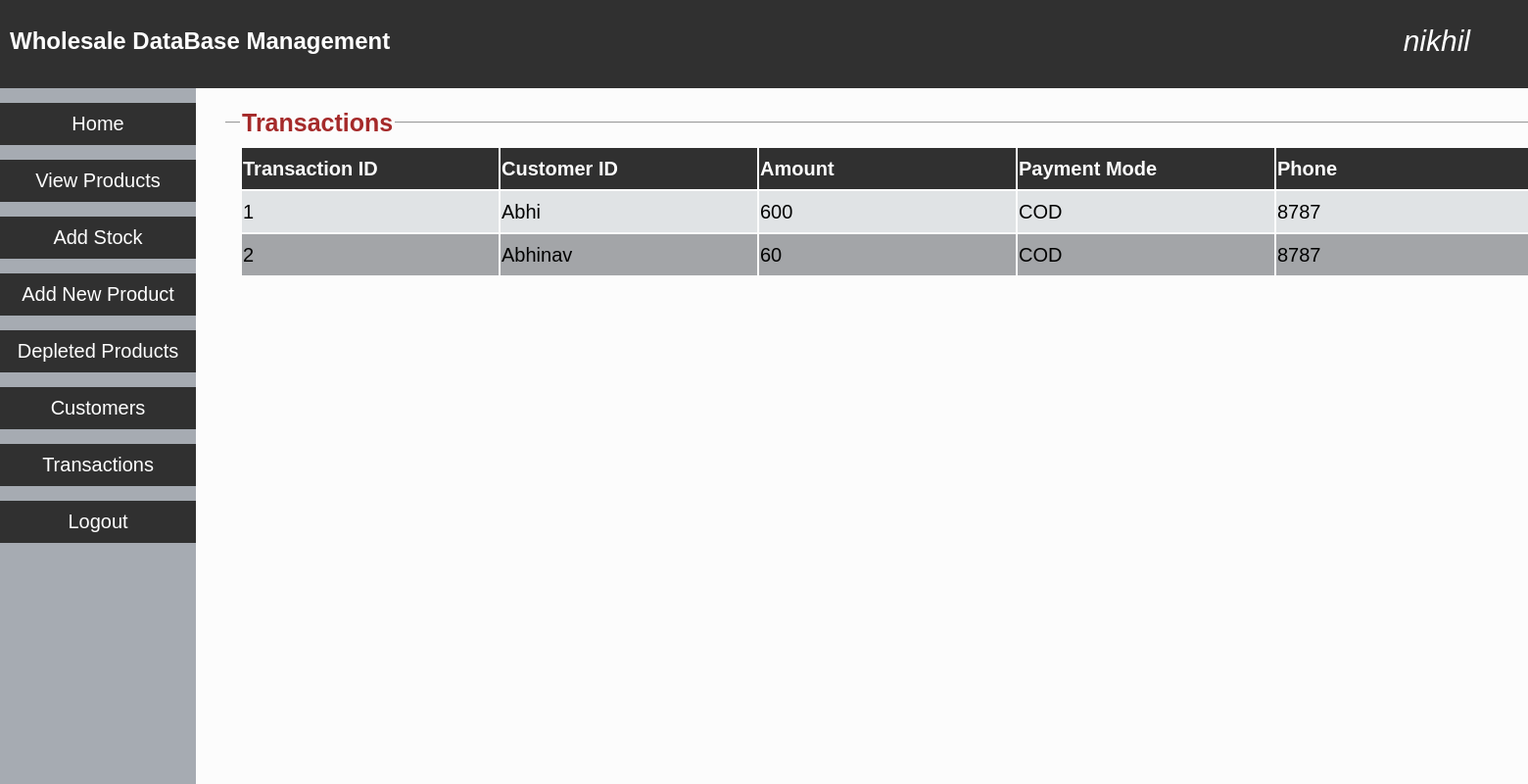
The app's page /transactions.php (signed in) with its own data.
### tables this page shows
CREATE TABLE `transaction` (
  `transaction_id` int(11) NOT NULL,
  `customer_id` varchar(20) NOT NULL,
  `transaction_amount` int(11) DEFAULT NULL,
  `payment` varchar(20) DEFAULT NULL,
  `phone` varchar(10) DEFAULT NULL,
  `address` varchar(100) DEFAULT NULL,
  `date` varchar(20) NOT NULL
);

### transactions.php (the view, shortened to what this page needs)
<!DOCTYPE html>
<html>
<head>
	<link rel='stylesheet' href="css/style.css">
</head>
<body>
	<div class="topStyle">
		<h2 style="color:white;">Wholesale DataBase Management</h2>
		<a class='userNameDisplay'><?php echo $_SESSION['loginUser']; ?></a>
	</div>
	<div class='sidebar'>
		<button onclick="location.href='adminHome.php'">Home</button>
		<button onclick="location.href='viewProducts.php'">View Products</button>
		<button onclick="location.href='addStock.php'">Add Stock</button>
		<button onclick="location.href='addProduct.php'">Add New Product</button>
		<button onclick="location.href='depleted.php'">Depleted Products</button>
		<button onclick="location.href='customers.php'">Customers</button>
		<button onclick="location.href='transactions.php'">Transactions</button>
		<button onclick="location.href='logout.php'">Logout</button>
	</div>
<div class='container'>
	<fieldset><legend><b>Transactions</b></legend>
	<form action="<?php echo $_SERVER['PHP_SELF']; ?>" method='get'><table><tr><th>Transaction ID</th><th>Customer ID</th><th>Amount</th><th>Payment Mode</th><th>Phone</th><th>Address</th><th>Date</th></tr>
		<?php
			$conn=mysqli_connect("localhost","root","","wholesale");
			$sql="select * from transaction ";
			$result=mysqli_query($conn,$sql);
			while($row=mysqli_fetch_assoc($result)){
				echo "<tr><td>".$row['transaction_id']."</td><td>".$row['customer_id']."</td><td>".$row['transaction_amount']."</td><td>".$row['payment']."</td><td>".$row['phone']."</td><td style='font-size: 15px;'>".$row['address']."</td><td>".$row['date']."</td></tr>";
			}
			echo "</table><br>";
		?>
	</fieldset>
</div>
</body>
</html>

### css/style.css (style rules this page uses)
.topStyle { top:0; padding:10px; position:fixed; left:0; height:70px; width:100%; background-color: #303030; z-index: 10; }
.sidebar { display: block; position:fixed; margin-top:70px; top:20px; left:0; padding-top:15px; width:200px; height:100%; background-color: #a6abb2; z-index:5; }
.container { position:absolute; margin-top: 70px; margin-left:200px; margin-right:0; padding: 30px 20px 20px 20px; z-index: 1; }
.container form { line-height: 2em; display: block; }
.container table { text-align:left; font-style:normal; }
.container table td { vertical-align:top; }
.container table tr:nth-child(odd) { background-color: #a3a5a8; }
.container table tr:nth-child(even) { background-color: #e0e3e5; }
.container table th { min-width:13em; color:#fcfcfc; background-color: #303030; }
.container fieldset { min-height: 200px; min-width:30em; font-size: 20px; font-style:italic; line-height: 1.7em; border-left:none; border-right:none; border-bottom:none; }
.container fieldset legend { font-size: 25px; color:brown; font-style:normal; }
.sidebar button { text-decoration: none; border:none; background-color: #303030; padding:10px; height:20px auto; font-size: 20px; cursor:pointer; width:200px; margin-bottom:15px; color:white; }
.userNameDisplay { top:30px; right:5%; position:absolute; color:white; font-style:italic; font-size: 30px; }
body { top:0; left:0; background-color: #fcfcfc; font-family:sans-serif; line-height: 1.5em; }

### records on screen
transaction: transaction_id "1", customer "Abhi", transaction_amount "600", payment "COD", phone "8787"
transaction: transaction_id "2", customer "Abhinav", transaction_amount "60", payment "COD", phone "8787"

### other values on screen
$_SESSION['loginUser'] "nikhil"
